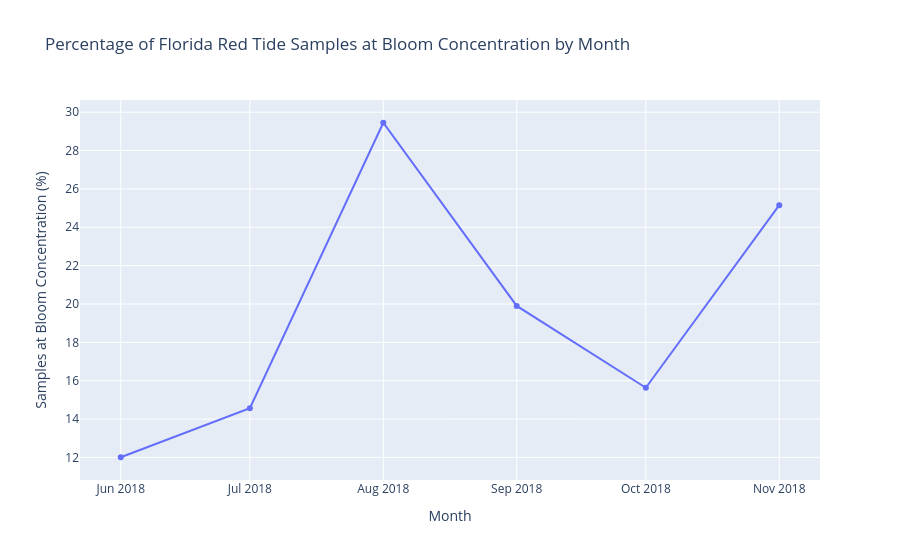

The notebook cell saved with this chart:
### Markdown cell above
## 11. Plot the monthly percentage at bloom concentration

Use `px.line()` with `monthly_summary` to plot `month` against `percent_bloom`. Show markers and add a question-focused title and readable axis labels.

### Code cell
fig = px.line(
    monthly_summary,
    x="month",
    y="percent_bloom",
    markers=True,
    title="Percentage of Florida Red Tide Samples at Bloom Concentration by Month",
    labels={
        "month": "Month",
        "percent_bloom": "Samples at Bloom Concentration (%)"
    }
)

fig.show()

### Figure 1 — Plotly figure (JSON) as saved in the notebook; plotly's stock layout.template omitted (floating-point values rounded to 4 significant figures)
{"data": [{"hovertemplate": "Month=%{x}<br>Samples at Bloom Concentration (%)=%{y}<extra></extra>", "legendgroup": "", "line": {"color": "#636efa", "dash": "solid"}, "marker": {"symbol": "circle"}, "mode": "lines+markers", "name": "", "orientation": "v", "showlegend": false, "type": "scatter", "x": ["2018-06-01T00:00:00.000000", "2018-07-01T00:00:00.000000", "2018-08-01T00:00:00.000000", "2018-09-01T00:00:00.000000", "2018-10-01T00:00:00.000000", "2018-11-01T00:00:00.000000"], "xaxis": "x", "y": [12.01, 14.57, 29.45, 19.9, 15.63, 25.15], "yaxis": "y"}], "layout": {"legend": {"tracegroupgap": 0}, "title": {"text": "Percentage of Florida Red Tide Samples at Bloom Concentration by Month"}, "xaxis": {"anchor": "y", "domain": [0, 1], "title": {"text": "Month"}}, "yaxis": {"anchor": "x", "domain": [0, 1], "title": {"text": "Samples at Bloom Concentration (%)"}}}}
